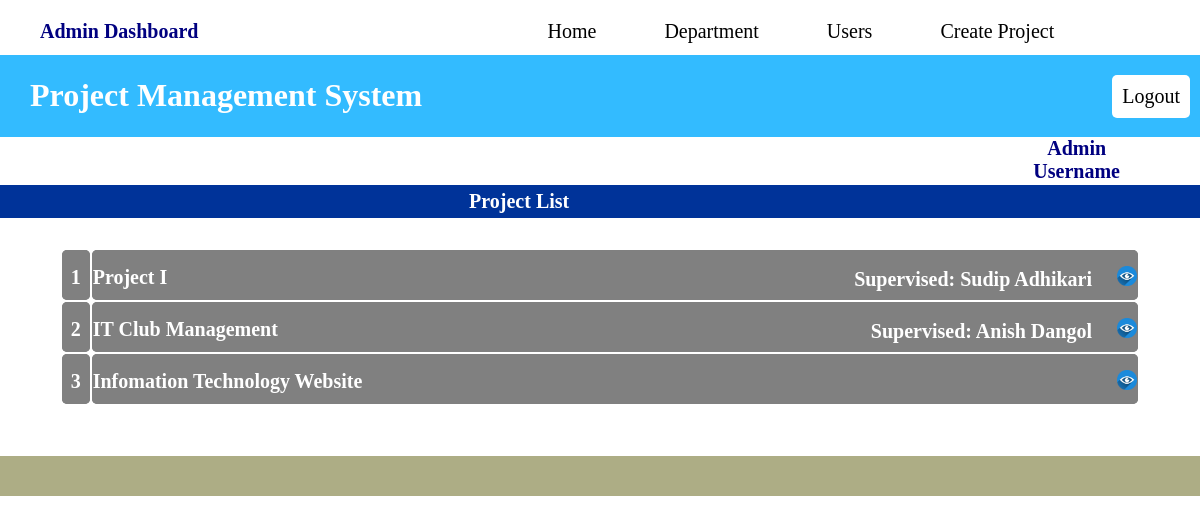
The page /interface.php (signed in) on the database as committed earlier.
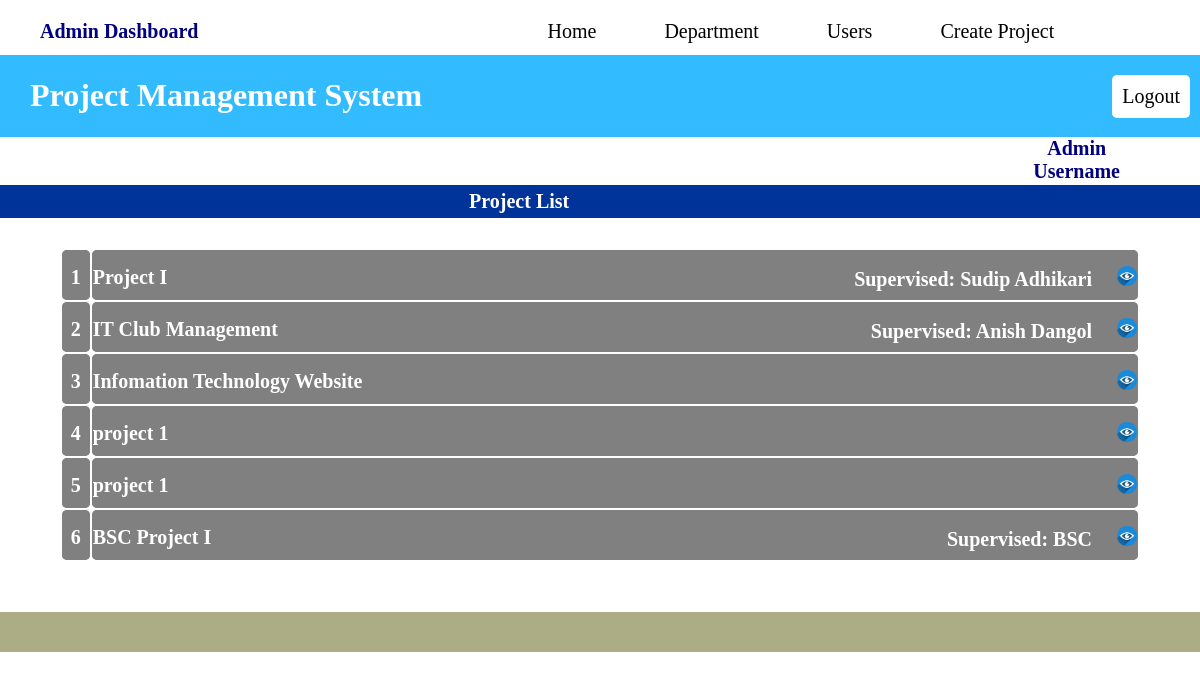
The same page on the database as committed later.
### tables this page shows
CREATE TABLE `project` (
  `id` int(11) NOT NULL,
  `project_name` varchar(255) NOT NULL,
  `file_type` int(11) NOT NULL,
  `file` varchar(255) DEFAULT NULL,
  `cost` int(11) NOT NULL,
  `project_details` text DEFAULT NULL,
  `created_date` timestamp NOT NULL DEFAULT current_timestamp() ON UPDATE current_timestamp(),
  `deadline` datetime DEFAULT NULL
);

CREATE TABLE `users` (
  `id` int(11) NOT NULL,
  `fullname` varchar(255) NOT NULL,
  `email` varchar(50) DEFAULT NULL,
  `phone` int(11) DEFAULT NULL,
  `address` varchar(255) NOT NULL,
  `username` varchar(255) DEFAULT NULL,
  `password` varchar(255) DEFAULT NULL,
  `department_id` int(11) DEFAULT NULL,
  `role` varchar(20) NOT NULL,
  `created_date` timestamp NOT NULL DEFAULT current_timestamp() ON UPDATE current_timestamp()
);

### Assignment/supervised.php (called while the page is built, shortened)
<?php
$query_assigned_view = "SELECT * from assigned_member where project_id='$id'";
        $result_assigned = mysqli_query($conn, $query_assigned_view);
        $foreman_assigned = mysqli_num_rows($result_assigned);
        if ($foreman_assigned > 0) {
            while ($assigned_row = mysqli_fetch_assoc($result_assigned)) {
                $assigned_foreman_id = $assigned_row['foreman_id'];
                if (!($assigned_foreman_id == '0')) {
                    $query_foreman_view = "SELECT * from users where id='$assigned_foreman_id'";
                    $result_view = mysqli_query($conn, $query_foreman_view);
                    $num_view = mysqli_num_rows($result_view);
                    if ($num_view > 0) {
                        while ($user_row = mysqli_fetch_assoc($result_view)) {
                            $supervised_name = $user_row['fullname'];
                        }
                    }
                }
            }
        }
        ?>

### interface.php (the view, shortened to what this page needs)
<?php
include './dbconnect/dbconnect.php';
$userType= $_SESSION["user_type"];
$user_admin_id=$_SESSION['Login_session'];
?>
<!DOCTYPE html>
<html lang="en">
<head>
    <link rel="stylesheet" href="./css/interface.css">
    <link rel="stylesheet" href="./css/head_nav.css">
</head>
<body>
<?php
if($userType == "admin")
{?>
    <div class="top_nav">
            <a onclick=" return logout()" href="./credentials/logout.php?id=<?php echo $user_admin_id?>" class="top_nav_bar" id="logout">Logout</a>
            <a href="./Create/create_project.php" class="top_nav_bar">Create Project</a>
            <a href="./view/userlist.php" class="top_nav_bar">Users</a>
            <a href="./view/deptlist.php" class="top_nav_bar">Department</a>
            <a href="./interface.php" class="top_nav_bar">Home</a>
            <h2 class="dashboard">Admin Dashboard</h2>
            <a href="./index.php">index</a>
        </div>
        <div class="head">
            <h1>Project Management System</h1>
        </div>
        <?php
            $admin_id = mysqli_real_escape_string($conn, $user_admin_id);
            $admin_name_query = "SELECT * FROM admin WHERE id = '$admin_id'";
            $result_admin_name = mysqli_query($conn, $admin_name_query);
            $num_admin = mysqli_num_rows($result_admin_name);
            if ($num_admin > 0)
            {
                $admin_row = mysqli_fetch_array($result_admin_name);
                $admin_name = $admin_row['username'];
            }
            else
            {
                $db_name = "Unknown Admin";
            }
        ?>
        <div class="nav">
            <h2 class="admin_name"><?php echo $admin_name;?><br><?php echo "Username"; ?></h2>
        </div>
        <div class="outer">
            <center>
            <form action="" method="POST">
                <table border="0">
                <h3>Project List</h3>
                <?php
                $sn=1;
                    $sql = "SELECT * FROM project";
                    $result = mysqli_query($conn, $sql);
                    if (mysqli_num_rows($result) > 0) {
                        echo "<table border='0'>
                    ";
                    while ($row = mysqli_fetch_assoc($result))
                    {
                        $id=$row["id"];
                        include "./Assignment/supervised.php";
                        ?>
                        <tr>
                            <th><h4><?php echo $sn ?></h4></th>
                            <th><h2><?php echo $row['project_name'] ?>
                                <a href='./project/project_details.php?id=<?php echo $row['id'] ?>'>
                                <?php
                                if (!empty($supervised_name)) {
                                    echo "Supervised: " . $supervised_name;
                                }
                                ?>
                                <img src='./view/eye.png' alt='View' title='View'>
                                </a>
                            </h2></th>
                        </tr>
        <?php
        $sn++;
    }
                    echo "</table>";
                    }
                    else
                    {
                        echo "<h6>No records found.</h6>"; }
                ?>
                </table>
            </form>
            </center>
        </div>
        <div class="footer">
        </div>
<?php
}
?>
</body>
</html>

Rows that differ between the two databases and show on the page:
added project: project_name "project 1"
added project: project_name "project 1"
added project: project_name "BSC Project I", users.fullname "BSC"
